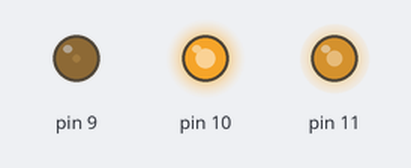
Bench run of a sketch on a simulated Arduino Uno, built with avr-gcc and run on an emulated ATmega328P. Shown: output pins drawn as LEDs (lit = HIGH). Random numbers use the default seed unless the sketch sets one.

Above: at 0.1 s.
At 4.6 s:
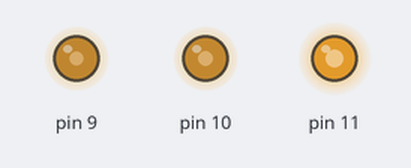
At 9.6 s:
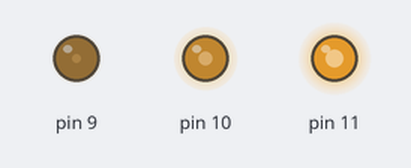
At 19.1 s:
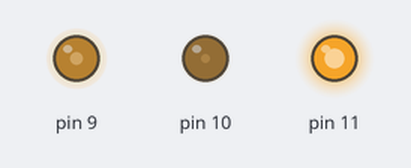
At 28.6 s:
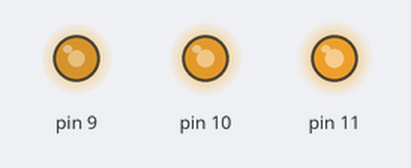
At 39.1 s:
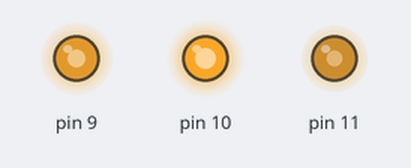
Timing chart, 0 to 40.0 s (numbered marks = the images above):
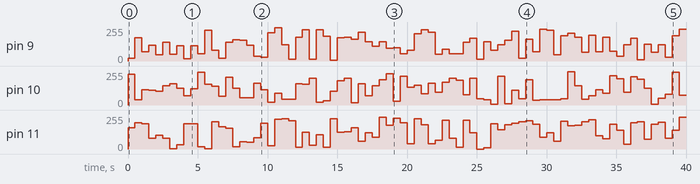

Measured:
- by itself, pin 9: 0/255 → 19/255 at 0.00 s, → 175/255 0.50 s later, → 68/255 0.50 s later, → 120/255 0.50 s later, … (80 changes in this stretch)
- by itself, pin 10: 0/255 → 232/255 at 0.00 s, → 38/255 0.50 s later, → 114/255 0.50 s later, → 109/255 0.50 s later, … (80 changes in this stretch)
- by itself, pin 11: 0/255 → 158/255 at 0.00 s, → 197/255 0.50 s later, → 188/255 0.50 s later, → 80/255 0.50 s later, … (80 changes in this stretch)

The sketch:

LED_RGB.ino
```cpp
void setup() {
  for (int i =9 ; i<12 ; i++)
    pinMode(i, OUTPUT);
}

void loop()
{
  //Color(255 ,0 ,0) ;
  //delay(500);
  //Color(0,255 ,0) ;
  //delay(500);
  //Color(0 ,0 ,255) ;
  //delay(500);
  //Color(0,0,0);
  //delay(1000);
//Color(128,255,0);
 Color(random(255), random(255), random(255)) ;
  delay(500);
}

void Color(int R, int G, int B)
{
    analogWrite(11 , R) ;   // Red    - Rojo
    analogWrite(9, G) ;   // Green - Verde
    analogWrite(10, B) ;   // Blue - Azul
}
```
